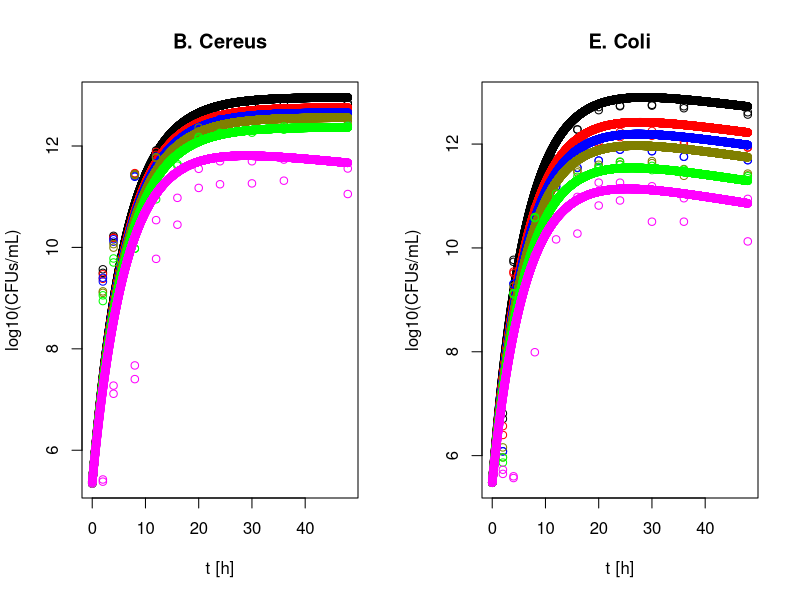

R code for this plot:
### Generate figures for bacterial concentration under carvacrol therapy


# (1) User-defined options:

# Step for time discretization:
h <- 0.01

# Estimated parameter values (first component of array for B.Cereus and second component for E.Coli):
mu_g0 <- c(2.8e00,2.9e00)
mu_d0 <- c(1.7e-14,3.0e-02)
k_S   <- c(1.6e-01,1.6e-01)
k_g   <- c(5.4e-04,1.2e-03) 
k_d   <- c(1.4e-01,1.3e-03)

###

# (2) Define experimental data:

# Measuring times [h] of each experiment:
t_exp <- c(0,2,4,8,12,16,20,24,30,36,48)

# Applied concentration of Carvacrol [mg/L] in each experiment:
C_exp <- c(0.000,50.000,75.000,100.00,150.000,200.000)       

# Number of experiments:
n_exp <- 6
           
# Experimental data (CFUs/mL) for B. Cereus (two repliques, one experiment per row):   
Exp1_CFUs_Bc <- rbind(c(240000, 3700000000, 15850000000, 2.795E+11, 8.2E+11,    1.35E+12,     4.25E+12, 5E+12,    6.45E+12,  7.15E+12, 6.55E+12),
                      c(240000, 2.40E+09,   1.55E+10,    2.92E+11,  6.70E+11,    1.15E+12,    2.53E+12, 3.30E+12, 3.90E+12,  5.60E+12, 5.70E+12),
                      c(240000, 2.13E+09,   1.45E+10,    2.57E+11,  6.20E+11,    8.80E+11,    1.99E+12, 3.40E+12, 3.70E+12,  4.40E+12, 4.20E+12),
                      c(240000, 1.27E+09,   1.16E+10,    2.79E+11,  5.80E+11,    8.70E+11,    2.30E+12, 2.53E+12, 2.70E+12,  3.30E+12, 3.10E+12),
                      c(240000, 8.75E+08,   5.05E+09,    9.40E+09,  8.90E+10,    4.40E+11,    1.40E+12, 1.78E+12, 1.83E+12,  2.43E+12, 2.51E+12),
                      c(240000, 240000,     18800000,    47000000,  34500000000, 95000000000, 3.55E+11, 5E+11,    5E+11,     5.4E+11,  3.6E+11))
 

Exp2_CFUs_Bc <- rbind(c(2.20E+05,3.15E+09,1.69E+10,2.79E+11,7.55E+11,1.34E+12,4.50E+12,5.60E+12,5.90E+12,7.30E+12,7.05E+12),
                      c(2.20E+05,2.95E+09,1.53E+10,2.69E+11,7.65E+11,1.02E+12,2.27E+12,3.30E+12,3.45E+12,4.85E+12,5.10E+12),
                      c(2.20E+05,2.52E+09,1.30E+10,2.47E+11,6.05E+11,6.80E+11,2.02E+12,2.70E+12,3.15E+12,3.45E+12,3.50E+12),
                      c(2.20E+05,1.36E+09,9.90E+09,2.66E+11,6.05E+11,8.25E+11,1.95E+12,2.22E+12,2.30E+12,2.70E+12,2.60E+12),
                      c(2.20E+05,1135000000,6050000000,9550000000,2.155E+11,4.1E+11,1.51E+12,1.815E+12,1.985E+12,2.095E+12,2.34E+12),
                      c(2.20E+05,265000,13000000,25250000,5950000000,28050000000,1.49E+11,1.76E+11,1.83E+11,2.07E+11,1.13E+11))
# Average of the two experiments:  
Exp_CFUs_Bc <- (Exp1_CFUs_Bc+Exp2_CFUs_Bc)/2

# Experimental data (CFUs/mL) for E. Coli (two repliques, one experiment per row):
Exp1_CFUs_Ec <- rbind(c(300000,5100000,5400000000,1.15E+11,4.8E+11,1.9E+12,4.5E+12,5.35E+12,5.5E+12,4.9E+12,3.7E+12),
                      c(300000,3.70E+06,3.50E+09,5.90E+10,2.35E+11,5.40E+11,1.10E+12,1.71E+12,1.79E+12,1.13E+12,8.70E+11),
                      c(300000,1.21E+06,2.03E+09,4.00E+10,1.52E+11,3.50E+11,4.80E+11,7.80E+11,7.30E+11,5.70E+11,4.90E+11),
                      c(300000,1.44E+06,1.80E+09,3.70E+10,1.14E+11,3.10E+11,4.00E+11,4.50E+11,4.70E+11,3.30E+11,2.70E+11),
                      c(300000,9.20E+05,1.34E+09,3.75E+10,8.90E+10,2.05E+11,3.60E+11,4.00E+11,3.80E+11,2.85E+11,2.20E+11),
                      c(300000,535000,400000,98000000,14600000000,18900000000,65500000000,82000000000,32000000000,32000000000,13350000000))

 
Exp2_CFUs_Ec <- rbind(c(305000,6500000,5900000000,1.185E+11,5.15E+11,1.915E+12,5.15E+12,5.5E+12,5.7E+12,5.35E+12,4.1E+12),
                      c(305000,2.50E+06,3.25E+09,5.20E+10,2.00E+11,5.80E+11,8.55E+11,1.36E+12,1.44E+12,9.75E+11,8.55E+11),
                      c(305000,1.21E+06,2.03E+09,4.00E+10,1.52E+11,3.50E+11,4.80E+11,7.80E+11,7.30E+11,5.70E+11,4.90E+11),
                      c(305000,9.30E+05,1.34E+09,3.95E+10,1.07E+11,2.85E+11,3.65E+11,4.05E+11,4.30E+11,2.45E+11,2.50E+11),
                      c(305000,735000,1275000000,39000000000,1.105E+11,2.35E+11,3.35E+11,4.6E+11,3.15E+11,3.2E+11,2.4E+11),
                      c(305000,445000,370000,7200000000,35500000000,96000000000,1.81E+11,1.805E+11,1.54E+11,90500000000,88000000000))   

# Average of the two experiments:
Exp_CFUs_Ec <- (Exp1_CFUs_Ec+Exp2_CFUs_Ec)/2


###

# (3) Calculate CFUs for B.Cereus and E. Coli for each experiment:

# Time discretization:
t <- seq(t_exp[1], t_exp[11], by=h)

# Number of time steps to calculate the solution:
nt = (t_exp[11]-t_exp[1])/h + 1;

# (3.1) Calculate solution for B.Cereus in each experiment:
sol_Bc <- matrix(0, n_exp, nt);

for(i in 1:n_exp){                             
  N0 <- Exp_CFUs_Bc[i,1]
  sol_Bc[i, ] <- N0*exp(mu_g0[1]*exp(-k_g[1]*C_exp[i])*(1-exp(-k_S[1]*t))/k_S[1] - mu_d0[1]*exp(k_d[1]*C_exp[i])*t)
}

# (3.2) Calculate solution for E.Coli in each experiment:
sol_Ec <- matrix(0, n_exp, nt);

for(i in 1:n_exp){                             
  N0 <- Exp_CFUs_Ec[i,1]
  sol_Ec[i, ] <- N0*exp(mu_g0[2]*exp(-k_g[2]*C_exp[i])*(1-exp(-k_S[2]*t))/k_S[2] - mu_d0[2]*exp(k_d[2]*C_exp[i])*t)
}

###

# (4) Plot results:

# (4.1) Define colors for plot:
cc <- c("black","red","blue",rgb(0.5,0.5,0),"green","magenta");

# (4.2) Plot experimental data VS model for B. Cereus:

par(mfrow=c(1,2))

plot(t, log10(sol_Bc[1,]), type = "b", col = cc[1], xlab = "t [h]", ylab = "log10(CFUs/mL)", main="B. Cereus")

lines(t_exp, log10(Exp1_CFUs_Bc[1,]), type="p", col = cc[1])
lines(t_exp, log10(Exp2_CFUs_Bc[1,]), type="p", col = cc[1])

for(i in 2:n_exp){
  lines(t,log10(sol_Bc[i,]), type = "o",col = cc[i])
  lines(t_exp,log10(Exp1_CFUs_Bc[i,]), type = "p",col = cc[i])
  lines(t_exp,log10(Exp2_CFUs_Bc[i,]), type = "p",col = cc[i])
}

# (4.3) Plot experimental data VS model for E. Coli:

plot(t, log10(sol_Ec[1,]), type = "b", col = cc[1], xlab = "t [h]", ylab = "log10(CFUs/mL)", main="E. Coli")

lines(t_exp, log10(Exp1_CFUs_Ec[1,]), type="p", col = cc[1])
lines(t_exp, log10(Exp2_CFUs_Ec[1,]), type="p", col = cc[1])

for(i in 2:n_exp){
  lines(t, log10(sol_Ec[i,]), type = "o", col = cc[i])
  lines(t_exp, log10(Exp1_CFUs_Ec[i,]), type = "p", col = cc[i])
  lines(t_exp, log10(Exp2_CFUs_Ec[i,]), type = "p", col = cc[i])
}
